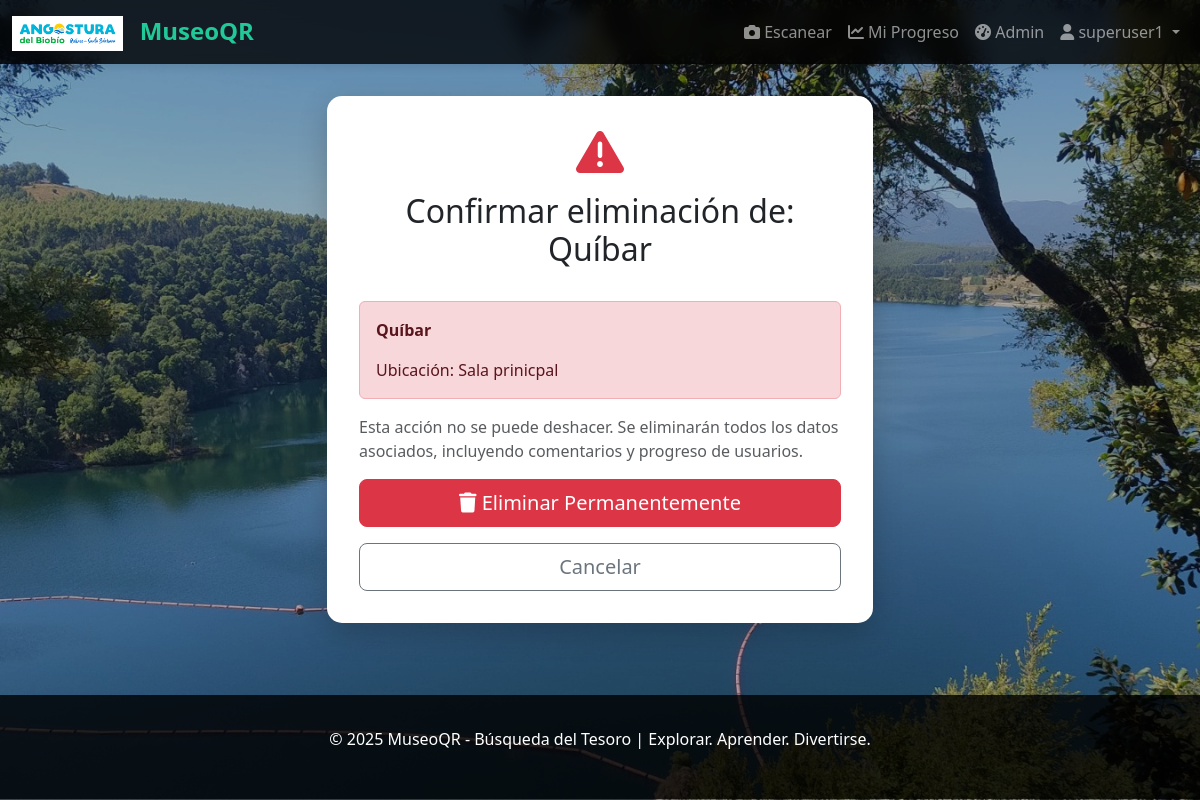
Screenshot of /app/qr/5/eliminar/ (signed in) with the database file from the repository.
### qrmuseum/models.py (models this page shows, shortened)
class MuseoConfig(models.Model):
    nombre = models.CharField(max_length=150, default="Mi Museo")
    descripcion = models.TextField(blank=True)
    ubicacion = models.CharField(max_length=255, blank=True)
    imagen_logo = models.ImageField(upload_to='logos/', blank=True, null=True)
    imagen_fondo = models.ImageField(upload_to='backgrounds/', blank=True, null=True, help_text="Imagen de fondo para la página")
    fecha_creacion = models.DateTimeField(auto_now_add=True)
    fecha_actualizacion = models.DateTimeField(auto_now=True)
    class Meta:
        verbose_name = 'Configuración del Museo'
        verbose_name_plural = 'Configuración del Museo'

class QRCode(models.Model):
    id_unico = models.UUIDField(default=uuid.uuid4, unique=True, editable=False)
    titulo = models.CharField(max_length=200)
    descripcion = models.TextField(blank=True)
    ubicacion = models.CharField(max_length=255, blank=True)
    numero_secuencial = models.IntegerField(help_text="Número de orden en la búsqueda del tesoro")
    qr_code_image = models.ImageField(upload_to='qrcodes/', blank=True, null=True)
    url = models.URLField(max_length=500, unique=True, editable=False)
    activo = models.BooleanField(default=True)
    fecha_creacion = models.DateTimeField(auto_now_add=True)
    fecha_actualizacion = models.DateTimeField(auto_now=True)
    class Meta:
        verbose_name = 'Código QR'
        verbose_name_plural = 'Códigos QR'
        ordering = ['numero_secuencial']

### qrmuseum/views.py (the view)
# urls.py: path('app/qr/<int:qr_id>/eliminar/', views.admin_eliminar_qr, name='admin_eliminar_qr'),
@login_required(login_url='login')
@user_passes_test(admin_required, login_url='inicio')
def admin_eliminar_qr(request, qr_id):
    qr = get_object_or_404(QRCode, id=qr_id)
    if request.method == 'POST':
        titulo = qr.titulo
        qr.delete()
        messages.success(request, f'Código QR "{titulo}" eliminado correctamente')
        return redirect('admin_qrs_list')
    data = {
        'qr': qr,
        'titulo': f'Confirmar eliminación de: {qr.titulo}'
    }
    return render(request, 'admin/confirmar_eliminar.html', data)

### qrmuseum/context_processors.py (called while the page is built)
def museo_global(request):
    try:
        museo = MuseoConfig.objects.first()
    except:
        museo = None
    return {
        'museo': museo
    }

### qrmuseum/views.py (called while the page is built)
def admin_required(user):
    return user.is_staff or user.is_superuser

### templates/admin/confirmar_eliminar.html (shortened to what this page needs)
{% extends 'base.html' %}
{% block content %}
<div class="container">
    <div class="row justify-content-center">
        <div class="col-md-6">
            <div class="card content-box border-danger">
                <div class="text-center mb-4">
                    <i class="fas fa-exclamation-triangle text-danger" style="font-size: 3rem;"></i>
                    <h2 class="mt-3">{{ titulo }}</h2>
                </div>
                <div class="alert alert-danger">
                    <p><strong>{{ qr.titulo }}</strong></p>
                    <p class="mb-0">Ubicación: {{ qr.ubicacion }}</p>
                </div>
                <p class="text-muted">
                    Esta acción no se puede deshacer. Se eliminarán todos los datos asociados,
                    incluyendo comentarios y progreso de usuarios.
                </p>
                <form method="post" class="mb-3">
                    <button type="submit" class="btn btn-danger btn-lg w-100">
                        <i class="fas fa-trash"></i> Eliminar Permanentemente
                    </button>
                </form>
                <a href="{% url 'admin_qrs_list' %}" class="btn btn-outline-secondary btn-lg w-100">
                    Cancelar
                </a>
            </div>
        </div>
    </div>
</div>
{% endblock %}

### templates/base.html (shortened to what this page needs)
<!DOCTYPE html>
<html lang="es">
<head>
    <link href="https://cdn.jsdelivr.net/npm/bootstrap@5.3.0/dist/css/bootstrap.min.css" rel="stylesheet">
    <link rel="stylesheet" href="https://cdnjs.cloudflare.com/ajax/libs/font-awesome/6.0.0/css/all.min.css">
</head>
<body>
    <nav class="navbar navbar-expand-lg navbar-dark">
        <div class="container-fluid">
            <a class="navbar-brand nav-brand" href="{% url 'inicio' %}">
                {% if museo.imagen_logo %}
                    <img src="{{ museo.imagen_logo.url }}" alt="Logo" style="height: 35px; margin-right: 10px; vertical-align: middle;">
                {% else %}
                    <i class="fas fa-museum"></i>
                {% endif %}
                MuseoQR
            </a>
            <div class="collapse navbar-collapse" id="navbarNav">
                <ul class="navbar-nav ms-auto">
                    {% if user.is_authenticated %}
                        <li class="nav-item">
                            <a class="nav-link" href="{% url 'escanear_qr' %}">
                                <i class="fas fa-camera"></i> Escanear
                            </a>
                        </li>
                        <li class="nav-item">
                            <a class="nav-link" href="{% url 'mi_progreso' %}">
                                <i class="fas fa-chart-line"></i> Mi Progreso
                            </a>
                        </li>
                        {% if user.is_staff %}
                            <li class="nav-item">
                                <a class="nav-link" href="{% url 'admin_dashboard' %}">
                                    <i class="fas fa-tachometer-alt"></i> Admin
                                </a>
                            </li>
                        {% endif %}
                        <li class="nav-item dropdown">
                            <a class="nav-link dropdown-toggle" href="#" id="userDropdown" role="button" data-bs-toggle="dropdown">
                                <i class="fas fa-user"></i> {{ user.first_name | default:user.username }}
                            </a>
                        </li>
                    {% endif %}
                </ul>
            </div>
        </div>
    </nav>
    <div class="container-main">
        {% block content %}{% endblock %}
    </div>
    <footer class="footer">
        <p>&copy; 2025 MuseoQR - Búsqueda del Tesoro | Explorar. Aprender. Divertirse.</p>
    </footer>
</body>
</html>

### rows the page displays
MuseoConfig: imagen_logo (picture)
QRCode: titulo "Quíbar", ubicacion "Sala prinicpal"

### other values shown
{{ user.first_name | default:user.username }} "superuser1"
{{ titulo }} "Confirmar eliminación de: Quíbar"
